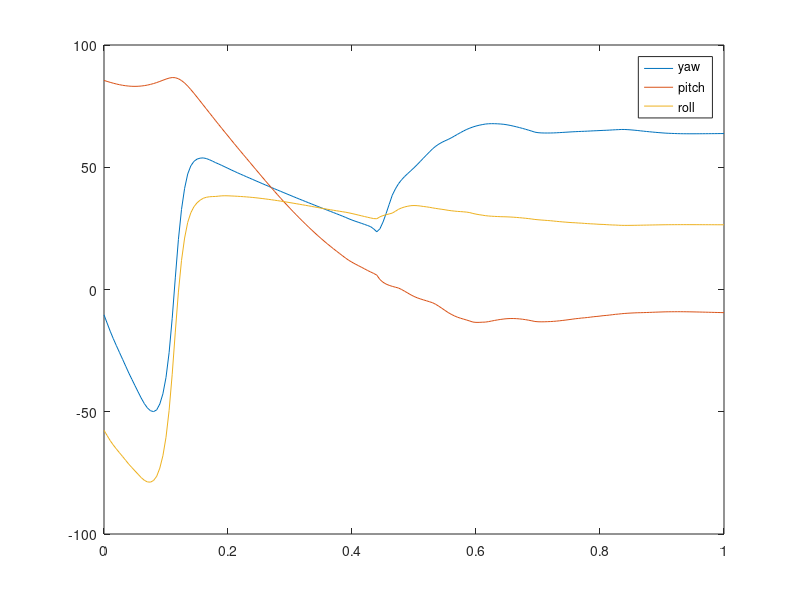
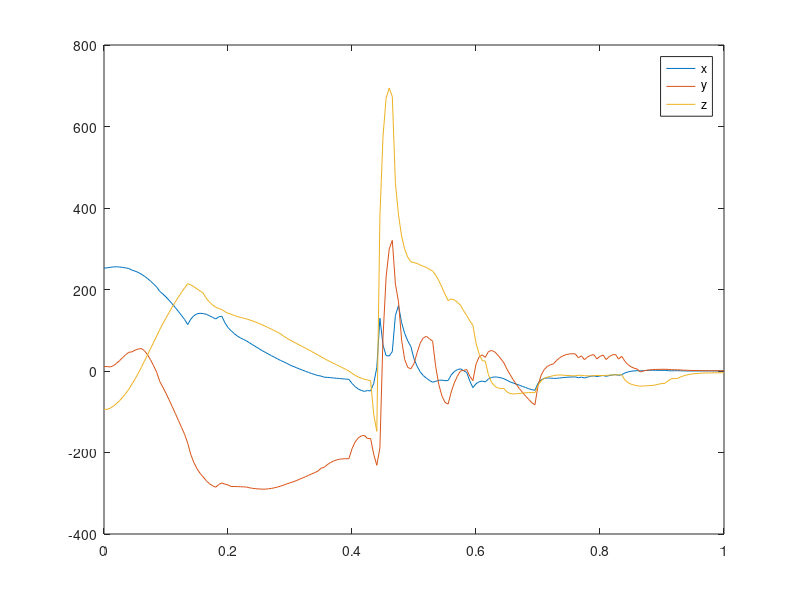
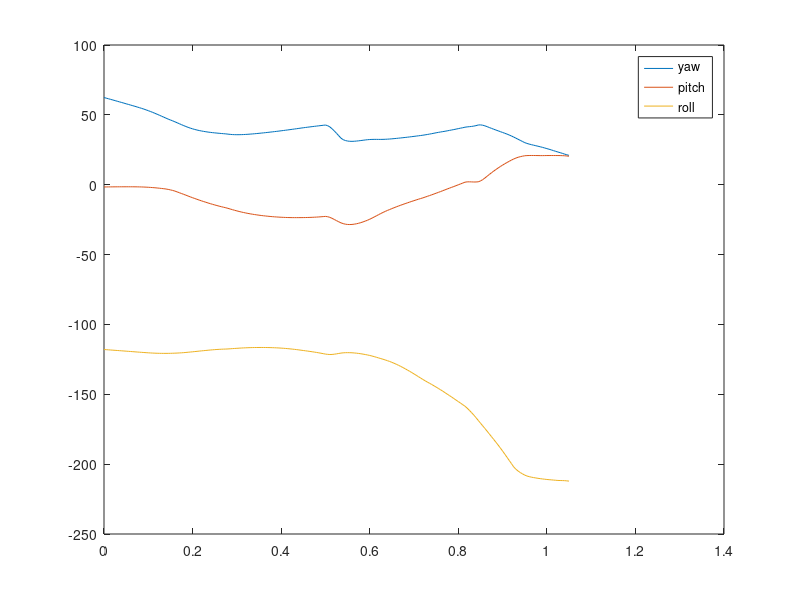
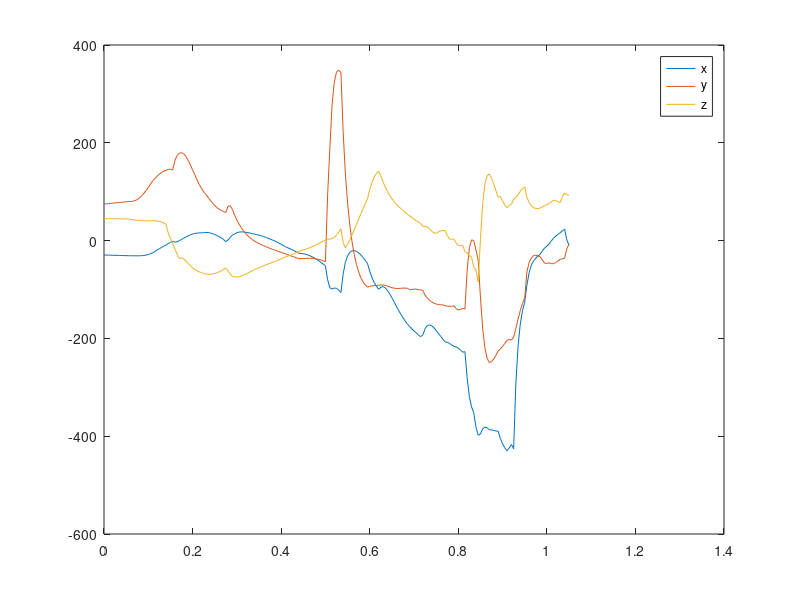

Write MATLAB code to recreate these figures, in order.
%% plot the simulated data

clear all;
close all;
clc;

range = 1000:1200;
sim_data = csvread('eulers_trial5.csv');
x = sim_data(range, :);
time = 0:1/200:(length(x) - 1)/200;

more_data = csvread('trial5.csv');
y = more_data(range, :);
time2 = 0:1/200:(length(y) - 1)/200;

% plot(sim_data)
figure(1)
data1 = sim_data(range, 1);
plot(time, data1)
hold on
data2 = sim_data(range, 2);
plot(time, data2)
data3 = sim_data(range, 3);
% for i=1:length(data3)
%     if data3(i) > 90
%         data3(i) = data3(i) - 360;
%     else
%         data3(i) = data3(i);
%     end
% end
plot(time, data3)
legend("yaw", "pitch", "roll")

figure(2)
data4 = more_data(range, 1);
plot(time2, data4*180/pi)
hold on
data5 = more_data(range, 2);
plot(time2, data5*180/pi)
data6 = more_data(range, 3);
plot(time2, data6*180/pi)
legend("x", "y", "z")

range2 = 2190:2400;
% sim_data = csvread('eulers_trial5.csv')
x = sim_data(range2, :);
time = 0:1/200:(length(x) - 1)/200;

% more_data = csvread('trial5.csv')
y = more_data(range2, :);
time2 = 0:1/200:(length(y) - 1)/200;

% plot(sim_data)
figure(3)
data1 = sim_data(range2, 1);
plot(time, data1)
hold on
data2 = sim_data(range2, 2);
plot(time, data2)
data3 = sim_data(range2, 3);
for i=1:length(data3)
    if data3(i) > 90
        data3(i) = data3(i) - 360;
    else
        data3(i) = data3(i);
    end
end
plot(time, data3)
legend("yaw", "pitch", "roll")

figure(4)
data4 = more_data(range2, 1);
plot(time2, data4*180/pi)
hold on
data5 = more_data(range2, 2);
plot(time2, data5*180/pi)
data6 = more_data(range2, 3);
plot(time2, data6*180/pi)
legend("x", "y", "z")